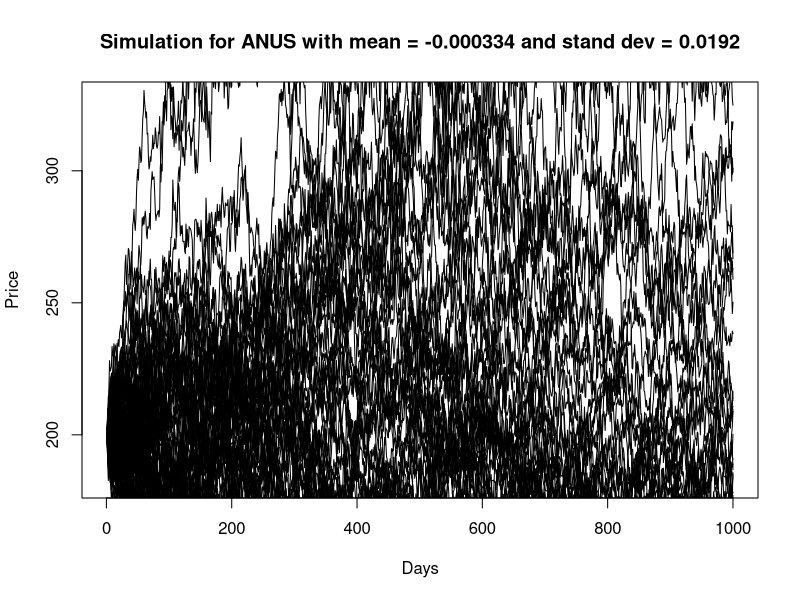

Generate this figure with R:
stockdata = read.csv("AAPL.csv", header=TRUE)
stockdata = stockdata[complete.cases(stockdata),]
v=stockdata$Close
d=-diff(v)/v[-1]
mu=mean(d)
sigma=sd(d)
x = 1:1000
y = c()
y[1] = 199.83
maxy = 0
miny = 0
for (i in 2:1000){
  y[i] = y[i-1]*(1+rnorm(1,mu,sigma))
}
plot(x,y,type="l", main=paste("Simulation for ANUS", "with mean =", round(mu,6), "and stand dev =", round(sigma,4) ),xlab="Days", ylab="Price")
for(i in 1:100){
  for(i in 2:1000){
    y[i] = y[i-1]*(1+rnorm(1,mu,sigma))
  }
  lines(x,y,type='l')
  if(max(y) > maxy){
    maxy = max(y)
  }
  if(min(y) < miny){
    miny = min(y)
  }
}

